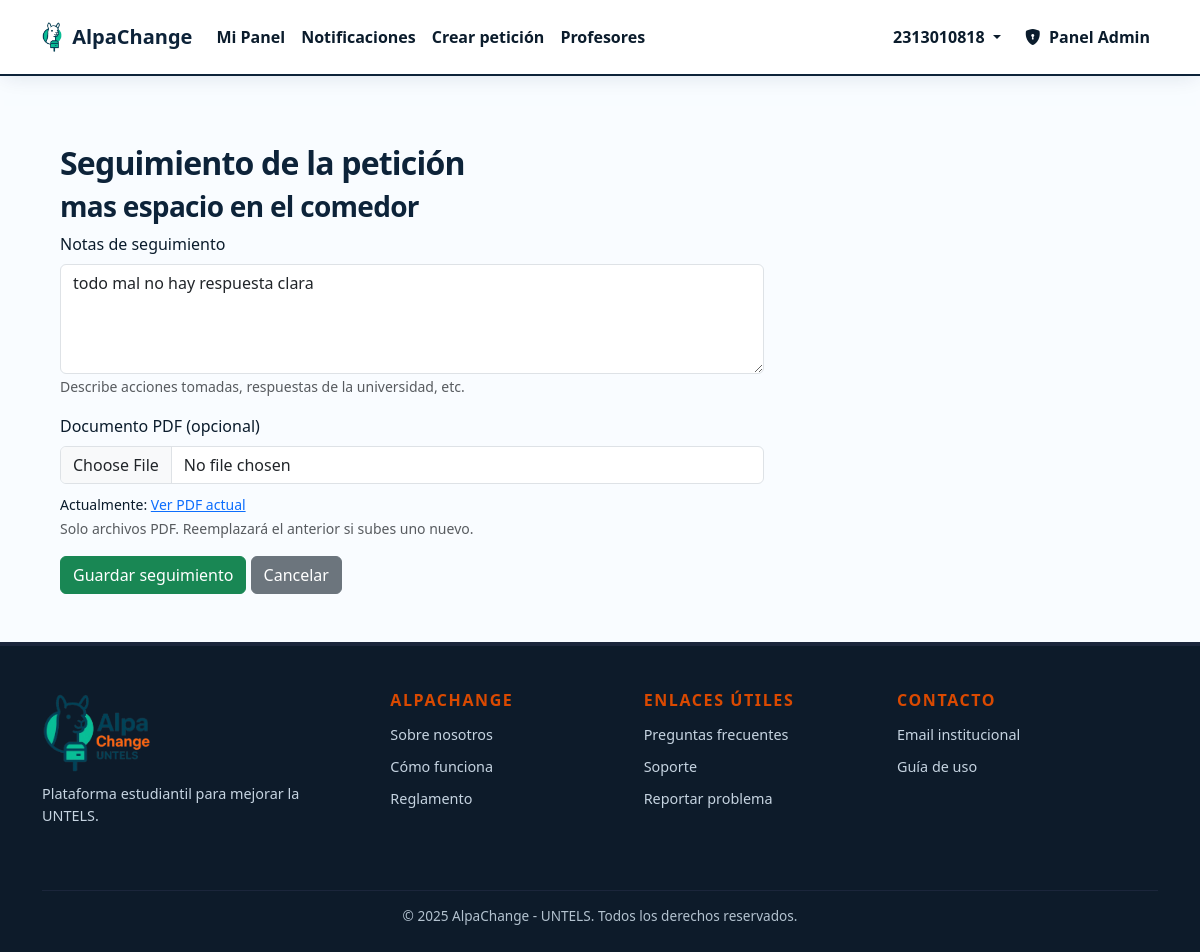
Screenshot of /moderation/admin/followup/1/ (signed in) with the database file from the repository.
### apps/accounts/models.py (models this page shows, shortened)
class UserProfile(models.Model):
    user = models.OneToOneField(User, on_delete=models.CASCADE)
    student_code = models.CharField(
        max_length=12,
        unique=True,
        null=True,
        blank=True,
        validators=[
            RegexValidator(
                regex=r'^\d{10}$',
                message='El código de estudiante debe tener exactamente 10 dígitos numéricos.',
                code='invalid_student_code'
            )
        ]
    )  # ej. 2313010818
    is_verified = models.BooleanField(default=False)
    show_real_name = models.BooleanField(default=False) # si quiere mostrar su nombre real
    comment_alias = models.CharField(max_length=50, blank=True, null=True)
    show_petitions = models.BooleanField(default=True)  # ¿mostrar peticiones en perfil?

### apps/petitions/models.py (models this page shows, shortened)
class Petition(models.Model):
    title = models.CharField(max_length=200)
    description = models.TextField()
    author = models.ForeignKey(User, on_delete=models.CASCADE)
    created_at = models.DateTimeField(default=timezone.now)
    votes = models.ManyToManyField(User, through='Vote', related_name='voted_petitions')
    is_active = models.BooleanField(default=True)
    archived_at = models.DateTimeField(null=True, blank=True)
    category = models.ForeignKey(
        Category,
        on_delete=models.SET_NULL,
        null=True,
        blank=True,
        related_name="petitions"
)
    followup_pdf = models.FileField(upload_to='followups/', null=True, blank=True)
    followup_notes = models.TextField(blank=True)

### apps/petitions/views.py (the view)
# urls.py: path('moderation/admin/followup/<int:petition_id>/', views.add_followup, name='add_followup'),
@staff_member_required
def add_followup(request, petition_id):
    petition = get_object_or_404(Petition, id=petition_id)
    if request.method == 'POST':
        petition.followup_notes = request.POST.get('notes', '')
        if 'pdf' in request.FILES:
            petition.followup_pdf = request.FILES['pdf']
        petition.save()
        return redirect('petition_detail', petition_id=petition_id)
    return render(request, 'admin/add_followup.html', {'petition': petition})

### apps/petitions/context_processors.py (called while the page is built)
def promo_contents(request):
    left = PromoContent.objects.filter(position='left', is_active=True)
    right = PromoContent.objects.filter(position='right', is_active=True)
    return {
        'promo_items_left': left,
        'promo_items_right': right,
    }

def unread_notifications(request):
    if request.user.is_authenticated:
        count = request.user.notifications.filter(is_read=False).count()
        return {'unread_notification_count': count}
    return {'unread_notification_count': 0}

### evaluations/context_processors.py (called while the page is built)
def ranking_sidebar(request):
    teachers = Teacher.objects.all()
    top_teachers = sorted(teachers, key=lambda t: t.average_rating, reverse=True)[:5]
    return {
        'top_teachers': top_teachers
    }

### evaluations/models.py (called while the page is built)
    @property
    def average_rating(self):
        reviews = self.review_set.all()
        if not reviews.exists():
            return 0
        avgs = reviews.aggregate(
            avg_teaching=Avg('score_teaching'),
            avg_punctuality=Avg('score_punctuality'),
            avg_respect=Avg('score_respect'),
            avg_knowledge=Avg('score_knowledge')
        )
        total_avg = (avgs['avg_teaching'] + avgs['avg_punctuality'] +
                     avgs['avg_respect'] + avgs['avg_knowledge']) / 4
        return round(total_avg, 1)

### templates/admin/add_followup.html (shortened to what this page needs)
{% extends 'base.html' %}
{% block content %}
<div class="container">
    <h2>Seguimiento de la petición</h2>
    <h3>{{ petition.title }}</h3>
    <form method="post" enctype="multipart/form-data">
        <div class="mb-3">
        <label for="notes" class="form-label">Notas de seguimiento</label>
        <textarea name="notes" id="notes" class="form-control" rows="4">{{ petition.followup_notes }}</textarea>
        <small class="form-text text-muted">Describe acciones tomadas, respuestas de la universidad, etc.</small>
        </div>
        <div class="mb-3">
        <label for="pdf" class="form-label">Documento PDF (opcional)</label>
        <input type="file" name="pdf" id="pdf" class="form-control" accept=".pdf">
        {% if petition.followup_pdf %}
            <div class="mt-2">
            <small>Actualmente: <a href="{{ petition.followup_pdf.url }}" target="_blank">Ver PDF actual</a></small>
            </div>
        {% endif %}
        <small class="form-text text-muted">Solo archivos PDF. Reemplazará el anterior si subes uno nuevo.</small>
        </div>
        <button type="submit" class="btn btn-success">Guardar seguimiento</button>
        <a href="{% url 'petition_detail' petition.id %}" class="btn btn-secondary">Cancelar</a>
    </form>
</div>
{% endblock %}

### templates/base.html (shortened to what this page needs)
<!DOCTYPE html>
<html lang="es">
{% load static %}
<head >
    <link href="https://cdn.jsdelivr.net/npm/bootstrap@5.3.2/dist/css/bootstrap.min.css" rel="stylesheet">
    <link rel="stylesheet" href="https://cdn.jsdelivr.net/npm/bootstrap-icons@1.10.5/font/bootstrap-icons.css">
</head>
<body>
{% load static %}
{% load media_filters %}
<nav class="navbar navbar-expand-lg">
    <div class="container">
        <a class="navbar-brand d-flex align-items-center" href="{% url 'petition_list' %}">
            <img src="{% static 'favicon_v2.png' %}" alt="Logo" class="navbar-logo">
            <span>AlpaChange</span>
        </a>
        <div class="collapse navbar-collapse" id="navbarNav">
            <ul class="navbar-nav me-auto">
                {% if user.is_authenticated %}
                    <li class="nav-item"><a class="nav-link" href="{% url 'dashboard' %}">Mi Panel</a></li>
                    <li class="nav-item">
                        <a class="nav-link" href="{% url 'notifications' %}">
                            Notificaciones
                        </a>
                    </li>
                    <li class="nav-item">
                        <a class="nav-link" href="{% url 'create_petition' %}">Crear petición</a>
                    </li>
                    <li class="nav-item">
                        <a class="nav-link" href="{% url 'teacher_list' %}">Profesores</a>
                    </li>
                {% endif %}
            </ul>
            <ul class="navbar-nav">
                {% if user.is_authenticated %}
                    <li class="nav-item dropdown">
                        <a class="nav-link dropdown-toggle fw-semibold" href="#" data-bs-toggle="dropdown">
                            {{ user.userprofile.comment_alias|default:user.userprofile.student_code }}
                        </a>
                    </li>
                {% else %}
                    <li class="nav-item"><a class="nav-link" href="{% url 'login' %}">Iniciar sesión</a></li>
                    <li class="nav-item"><a class="nav-link btn btn-primary text-white ms-lg-3 px-4" href="{% url 'register' %}">Registrarse</a></li>
                {% endif %}
                {% if user.is_staff %}
                    <li class="nav-item">
                        <a class="nav-link ms-lg-2 text-primary fw-bold" href="/admin/">
                            <i class="bi bi-shield-lock-fill me-1"></i> Panel Admin
                        </a>
                    </li>
                {% endif %}
            </ul>
        </div>
    </div>
</nav>
<div class="container-fluid px-lg-5">
    <div class="pt-4 pt-lg-5">
    </div>
    <div class="row">
        <div class="col-lg-8" style="padding-top: 20px;">
            {% block content %}{% endblock %}
        </div>
        <div class="col-lg-4 ranking-sidebar" style="padding-top: 20px;">
        </div>
    </div>
</div>
<footer class="footer-section mt-5">
    <div class="container">
        <div class="row justify-content-between">
            <div class="col-md-3 mb-4">
                <img src="{% static 'logo.png' %}" alt="AlpaChange" class="footer-logo">
                <p class="footer-desc mt-2">Plataforma estudiantil para mejorar la UNTELS.</p>
            </div>
            <div class="col-md-2 mb-4">
                <h6 class="footer-title">AlpaChange</h6>
                <ul class="footer-list">
                    <li><a href="#">Sobre nosotros</a></li>
                    <li><a href="#">Cómo funciona</a></li>
                    <li><a href="#">Reglamento</a></li>
                </ul>
            </div>
            <div class="col-md-2 mb-4">
                <h6 class="footer-title">Enlaces útiles</h6>
                <ul class="footer-list">
                    <li><a href="#">Preguntas frecuentes</a></li>
                    <li><a href="#">Soporte</a></li>
                    <li><a href="#">Reportar problema</a></li>
                </ul>
            </div>
            <div class="col-md-3 mb-4">
                <h6 class="footer-title">Contacto</h6>
                <ul class="footer-list">
                    <li><a href="#">Email institucional</a></li>
                    <li><a href="#">Guía de uso</a></li>
                </ul>
            </div>
        </div>
        <div class="footer-bottom text-center mt-4">
            © 2025 AlpaChange - UNTELS. Todos los derechos reservados.
        </div>
    </div>
</footer>
</body>
</html>

### templates/base.html (style rules this page uses)
:root { --brand-primary: oklch(25% 0.05 250); --brand-accent: oklch(60% 0.20 45); --brand-success: oklch(68% 0.16 175); --surface-bg: oklch(99% 0.005 250); --surface-elevated: oklch(100% 0 0); --text-base: oklch(22% 0.04 250); --text-muted: oklch(45% 0.03 250); --border-subtle: oklch(90% 0.02 250); --shadow-soft: 0 4px 20px -4px oklch(25% 0.1 250 / 0.12); --ease-out-expo: cubic-bezier(0.16, 1, 0.3, 1); }
body { background-color: var(--surface-bg); color: var(--text-base); font-family: system-ui, -apple-system, sans-serif; -webkit-font-smoothing: antialiased; }
h1, h2, h3 { color: var(--brand-primary); font-weight: 800; letter-spacing: -0.025em; }
.navbar { padding: 1rem 0; background-color: var(--surface-elevated) !important; border-bottom: 2px solid var(--brand-primary); box-shadow: var(--shadow-soft); }
.navbar-brand { font-weight: 800; color: var(--brand-primary) !important; }
.navbar-brand img { height: 32px; margin-right: 10px; }
.nav-link { color: var(--text-base) !important; font-weight: 600; transition: all 0.2s var(--ease-out-expo); }
footer { background: var(--brand-primary); color: white; padding: 60px 0 30px; margin-top: 80px; }
.footer-title { color: var(--brand-accent) !important; font-weight: 800; text-transform: uppercase; letter-spacing: 0.1em; margin-bottom: 1.5rem; }
.footer-list a { color: rgba(255, 255, 255, 0.8); text-decoration: none; transition: color 0.2s ease; }
.footer-section { background: #0d1b2a; color: #d9e2ec; padding: 45px 0 25px; margin-top: 60px; border-top: 4px solid #1b263b; }
.footer-title { font-weight: 600; margin-bottom: 12px; color: #ffffff; }
.footer-desc { color: #c6d4e1; font-size: 0.9rem; }
.footer-list { list-style: none; padding: 0; margin: 0; }
.footer-list li { margin-bottom: 8px; }
.footer-list a { color: #c6d4e1; text-decoration: none; font-size: 0.9rem; }
.footer-bottom { font-size: 0.85rem; color: #b3c2cf; border-top: 1px solid #1b263b; padding-top: 15px; margin-top: 15px; }
.footer-logo { width: 110px; }

### rows the page displays
Petition: title "mas espacio en el comedor", notes "todo mal no hay respuesta clara"

### other values shown
{{ user.userprofile.comment_alias|default:user.userprofile.student_code }} "2313010818"
